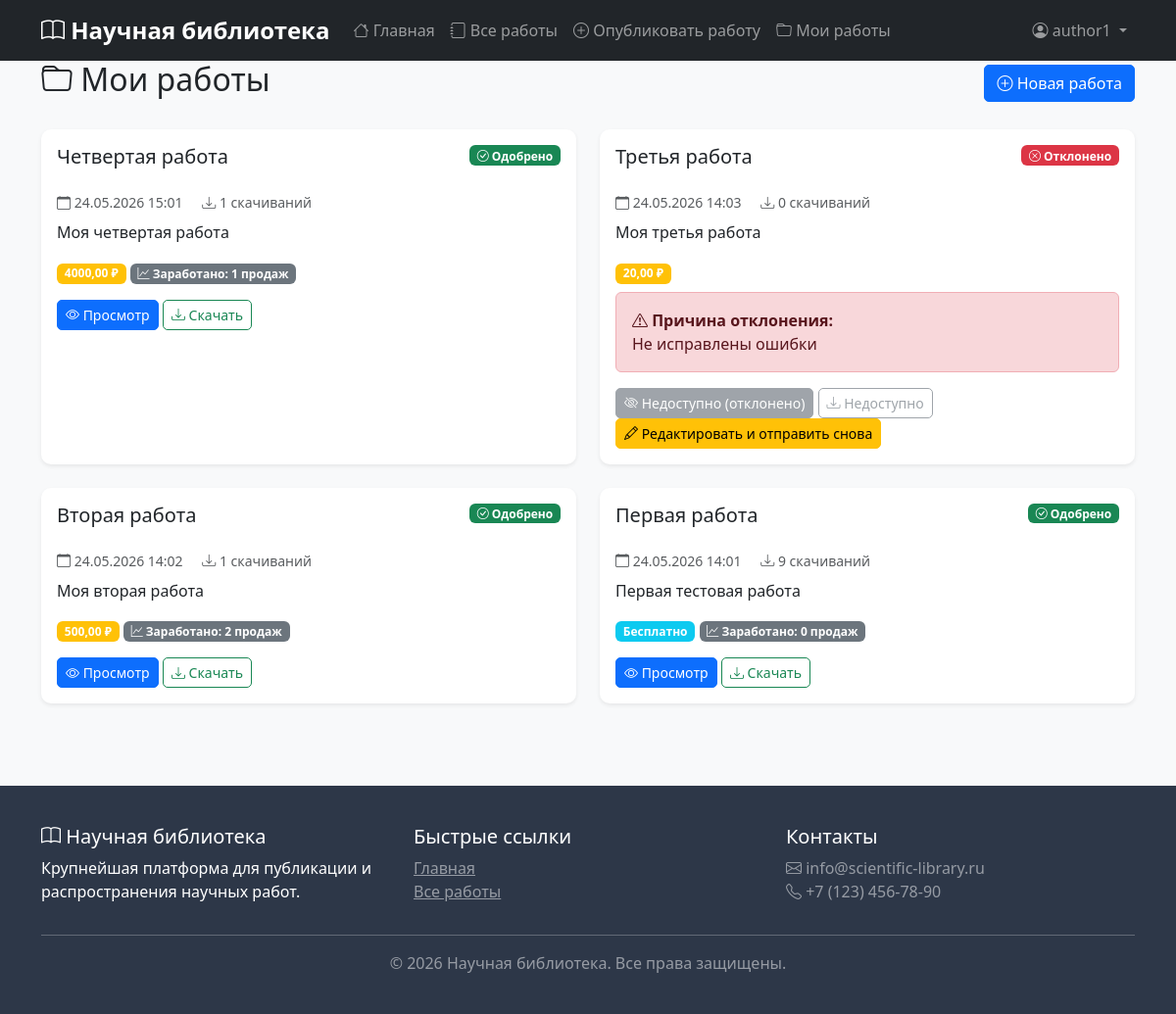
Screenshot of /works/my-works/ (signed in) with the database file from the repository.
### accounts/models.py (models this page shows, shortened)
class User(AbstractUser):
    ROLE_CHOICES = [
        ('user', 'Пользователь'),
        ('author', 'Автор'),
        ('moderator', 'Модератор'),
        ('admin', 'Администратор'),
    ]
    role = models.CharField(max_length=20, choices=ROLE_CHOICES, default='user')
    email = models.EmailField(unique=True)
    def can_publish(self):
        return self.role in ['author', 'moderator', 'admin']
    def is_moderator(self):
        return self.role in ['moderator', 'admin']

### works/models.py (models this page shows, shortened)
class Work(models.Model):
    STATUS_CHOICES = [
        ('pending', 'На модерации'),
        ('approved', 'Одобрено'),
        ('rejected', 'Отклонено'),
    ]
    title = models.CharField(max_length=200, verbose_name="Название")
    description = models.TextField(verbose_name="Описание")
    author = models.ForeignKey(
        settings.AUTH_USER_MODEL,
        on_delete=models.CASCADE,
        related_name='works',
        verbose_name="Автор"
    )
    categories = models.ManyToManyField(
        Category,
        related_name='works',
        blank=True,
        verbose_name="Категории"
    )
    file = models.FileField(upload_to='works/%Y/%m/%d/', verbose_name="Файл работы", null=True, blank=True)
    price = models.DecimalField(max_digits=10, decimal_places=2, default=0, verbose_name="Цена")
    moderation_status = models.CharField(max_length=20, choices=STATUS_CHOICES, default='pending')
    moderation_comment = models.TextField(blank=True)
    created_at = models.DateTimeField(auto_now_add=True)
    updated_at = models.DateTimeField(auto_now=True)
    published_at = models.DateTimeField(null=True, blank=True)
    downloads_count = models.PositiveIntegerField(default=0)
    class Meta:
        ordering = ['-created_at']
        verbose_name = "Работа"
        verbose_name_plural = "Работы"
    def is_free(self):
        return self.price == 0

class Purchase(models.Model):
    user = models.ForeignKey(settings.AUTH_USER_MODEL, on_delete=models.CASCADE, related_name='purchases')
    work = models.ForeignKey(Work, on_delete=models.CASCADE, related_name='purchases')
    amount = models.DecimalField(max_digits=10, decimal_places=2)
    commission = models.DecimalField(max_digits=10, decimal_places=2, default=0)
    author_share = models.DecimalField(max_digits=10, decimal_places=2, default=0)
    purchase_date = models.DateTimeField(auto_now_add=True)
    class Meta:
        unique_together = ['user', 'work']
        verbose_name = "Покупка"
        verbose_name_plural = "Покупки"

### works/views.py (the view)
# urls.py: path('my-works/', views.my_works, name='my_works'),
@login_required
def my_works(request):
    works = request.user.works.all().order_by('-created_at')
    return render(request, 'works/my_works.html', {'works': works})

### templates/works/my_works.html (shortened to what this page needs)
{% extends 'base.html' %}
{% load static %}
{% block content %}
<div class="container">
    <div class="d-flex justify-content-between align-items-center mb-4">
        <h2><i class="bi bi-folder"></i> Мои работы</h2>
        {% if user.can_publish %}
            <a href="{% url 'works:work_create' %}" class="btn btn-primary">
                <i class="bi bi-plus-circle"></i> Новая работа
            </a>
        {% endif %}
    </div>
    <div class="row">
        {% for work in works %}
            <div class="col-md-6 mb-4">
                <div class="card border-0 shadow-sm h-100">
                    <div class="card-body">
                        <div class="d-flex justify-content-between align-items-start mb-3">
                            <h5 class="card-title">{{ work.title }}</h5>
                            {% if work.moderation_status == 'approved' %}
                                <span class="badge bg-success">
                                    <i class="bi bi-check-circle"></i> Одобрено
                                </span>
                            {% elif work.moderation_status == 'rejected' %}
                                <span class="badge bg-danger">
                                    <i class="bi bi-x-circle"></i> Отклонено
                                </span>
                            {% else %}
                                <span class="badge bg-warning">
                                    <i class="bi bi-clock-history"></i> На модерации
                                </span>
                            {% endif %}
                        </div>
                        <p class="card-text text-muted small mb-2">
                            <i class="bi bi-calendar"></i> {{ work.created_at|date:"d.m.Y H:i" }}
                            <span class="ms-3">
                                <i class="bi bi-download"></i> {{ work.downloads_count }} скачиваний
                            </span>
                        </p>
                        <p class="card-text">{{ work.description|truncatewords:30 }}</p>
                        <div class="mb-2">
                            {% if work.is_free %}
                                <span class="badge bg-info">Бесплатно</span>
                            {% else %}
                                <span class="badge bg-warning">{{ work.price }} ₽</span>
                            {% endif %}
                            {% if work.moderation_status == 'approved' %}
                                <span class="badge bg-secondary">
                                    <i class="bi bi-graph-up"></i> Заработано:
                                    {% with total=work.purchases.all|length %}
                                        {% if total > 0 %}
                                            {{ work.purchases.all|length }} продаж
                                        {% else %}
                                            0 продаж
                                        {% endif %}
                                    {% endwith %}
                                </span>
                            {% endif %}
                        </div>
                        {% if work.moderation_status == 'rejected' and work.moderation_comment %}
                            <div class="alert alert-danger mt-2">
                                <strong><i class="bi bi-exclamation-triangle"></i> Причина отклонения:</strong><br>
                                {{ work.moderation_comment }}
                            </div>
                        {% endif %}
                        <div class="mt-3">
                            {% if work.moderation_status == 'approved' %}
                                <a href="{% url 'works:work_detail' work.id %}" class="btn btn-sm btn-primary">
                                    <i class="bi bi-eye"></i> Просмотр
                                </a>
                                <a href="{% url 'works:download_work' work.id %}" class="btn btn-sm btn-outline-success">
                                    <i class="bi bi-download"></i> Скачать
                                </a>
                            {% elif work.moderation_status == 'rejected' %}
                                <button class="btn btn-sm btn-secondary" disabled>
                                    <i class="bi bi-eye-slash"></i> Недоступно (отклонено)
                                </button>
                                <button class="btn btn-sm btn-outline-secondary" disabled>
                                    <i class="bi bi-download"></i> Недоступно
                                </button>
                                <a href="{% url 'works:work_edit' work.id %}" class="btn btn-sm btn-warning">
                                    <i class="bi bi-pencil"></i> Редактировать и отправить снова
                                </a>
                            {% endif %}
                        </div>
                    </div>
                </div>
            </div>
        {% endfor %}
    </div>
</div>
{% endblock %}

### templates/base.html (shortened to what this page needs)
<!DOCTYPE html>
<html lang="ru">
<head>
    <link href="https://cdn.jsdelivr.net/npm/bootstrap@5.3.0/dist/css/bootstrap.min.css" rel="stylesheet">
    <link rel="stylesheet" href="https://cdn.jsdelivr.net/npm/bootstrap-icons@1.11.0/font/bootstrap-icons.css">
    {% load static %}
    <link href="{% static 'css/custom.css' %}" rel="stylesheet">
</head>
<body>
    <nav class="navbar navbar-expand-lg navbar-dark bg-dark sticky-top">
        <div class="container">
            <a class="navbar-brand" href="{% url 'index' %}">
                <i class="bi bi-book"></i> Научная библиотека
            </a>
            <div class="collapse navbar-collapse" id="navbarNav">
                <ul class="navbar-nav me-auto">
                    <li class="nav-item">
                        <a class="nav-link" href="{% url 'index' %}">
                            <i class="bi bi-house"></i> Главная
                        </a>
                    </li>
                    <li class="nav-item">
                        <a class="nav-link" href="{% url 'works:work_list' %}">
                            <i class="bi bi-journal"></i> Все работы
                        </a>
                    </li>
                    {% if user.is_authenticated %}
                        {% if user.can_publish %}
                        <li class="nav-item">
                            <a class="nav-link" href="{% url 'works:work_create' %}">
                                <i class="bi bi-plus-circle"></i> Опубликовать работу
                            </a>
                        </li>
                        {% endif %}
                        <li class="nav-item">
                            <a class="nav-link" href="{% url 'works:my_works' %}">
                                <i class="bi bi-folder"></i> Мои работы
                            </a>
                        </li>
                    {% endif %}
                </ul>
                <ul class="navbar-nav">
                    {% if user.is_authenticated %}
                        <li class="nav-item dropdown">
                            <a class="nav-link dropdown-toggle" href="#" id="userDropdown" role="button" data-bs-toggle="dropdown">
                                <i class="bi bi-person-circle"></i> {{ user.username }}
                            </a>
                        </li>
                    {% endif %}
                </ul>
            </div>
        </div>
    </nav>
    <main>
        {% block content %}
        {% endblock %}
    </main>
    <footer class="footer">
        <div class="container">
            <div class="row">
                <div class="col-md-4">
                    <h5><i class="bi bi-book"></i> Научная библиотека</h5>
                    <p>Крупнейшая платформа для публикации и распространения научных работ.</p>
                </div>
                <div class="col-md-4">
                    <h5>Быстрые ссылки</h5>
                    <ul class="list-unstyled">
                        <li><a href="{% url 'index' %}" class="text-white-50">Главная</a></li>
                        <li><a href="{% url 'works:work_list' %}" class="text-white-50">Все работы</a></li>
                    </ul>
                </div>
                <div class="col-md-4">
                    <h5>Контакты</h5>
                    <p class="text-white-50">
                        <i class="bi bi-envelope"></i> info@scientific-library.ru<br>
                        <i class="bi bi-telephone"></i> +7 (123) 456-78-90
                    </p>
                </div>
            </div>
            <hr class="bg-light">
            <div class="text-center">
                <p class="text-white-50 mb-0">&copy; 2026 Научная библиотека. Все права защищены.</p>
            </div>
        </div>
    </footer>
</body>
</html>

### static/css/custom.css (style rules this page uses)
body { font-family: 'Segoe UI', Tahoma, Geneva, Verdana, sans-serif; background-color: #f8f9fa; }
.card { border-radius: 10px; transition: all 0.3s ease; }
.btn { border-radius: 5px; transition: all 0.3s ease; }
.card { animation: fadeIn 0.5s ease; }

### templates/base.html (style rules this page uses)
.navbar-brand { font-weight: bold; font-size: 1.5rem; }
.footer { background-color: #2d3748; color: white; padding: 40px 0; margin-top: 60px; }

### rows the page displays
User: username "author1"
Work: title "Четвертая работа", moderation_status "approved" (drawn), created_at "24.05.2026 15:01", downloads_count "1", description "Моя четвертая работа", price "4000,00", purchases.all|length "1"
Work: title "Третья работа", moderation_status "rejected" (drawn), created_at "24.05.2026 14:03", downloads_count "0", description "Моя третья работа", price "20,00", moderation_comment "Не исправлены ошибки"
Work: title "Вторая работа", moderation_status "approved" (drawn), created_at "24.05.2026 14:02", downloads_count "1", description "Моя вторая работа", price "500,00", purchases.all|length "2"
Work: title "Первая работа", moderation_status "approved" (drawn), created_at "24.05.2026 14:01", downloads_count "9", description "Первая тестовая работа", price "Бесплатно", shows "Заработано:"
